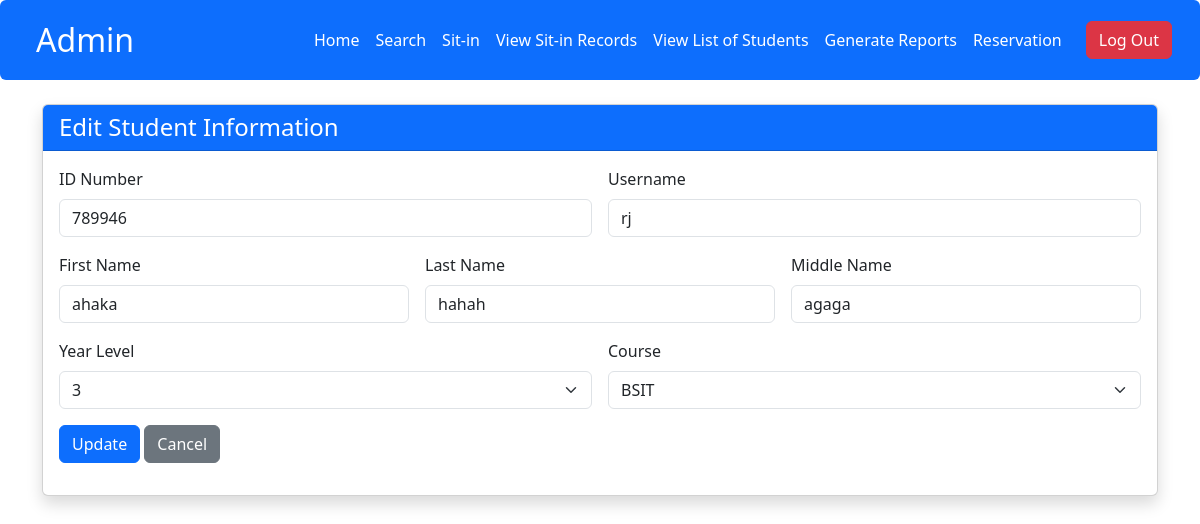
The app's page /admin/edit_student.php?id=789946, older data.
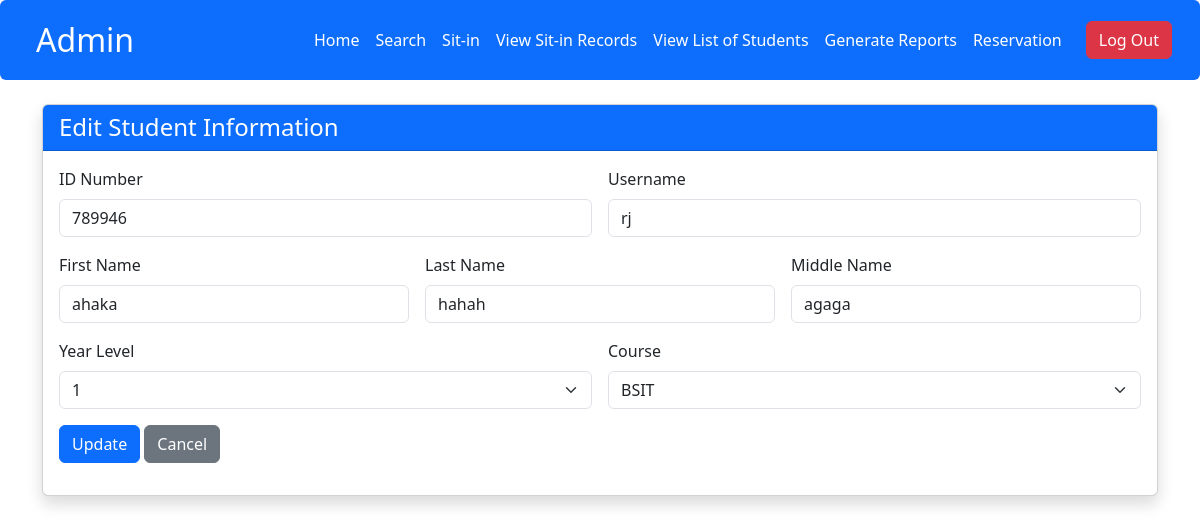
The same page, newer data.
### tables this page shows
CREATE TABLE `user` (
  `id` int(11) NOT NULL,
  `lname` varchar(50) DEFAULT NULL,
  `fname` varchar(50) DEFAULT NULL,
  `MName` varchar(50) DEFAULT NULL,
  `Course` varchar(50) DEFAULT NULL,
  `Level` varchar(10) DEFAULT NULL,
  `username` varchar(50) DEFAULT NULL,
  `password` varchar(255) NOT NULL,
  `image` varchar(255) DEFAULT NULL,
  `email` varchar(100) NOT NULL,
  `address` varchar(255) DEFAULT NULL,
  `role` enum('admin','user') NOT NULL DEFAULT 'user',
  `remaining_session` int(11) NOT NULL DEFAULT 30
);

### admin/edit_student.php (the view, shortened to what this page needs)
<?php
include('db.php');
include('admin_navbar.php');
$id = $_GET['id'];
$query = "SELECT * FROM user WHERE id = ?";
$stmt = mysqli_prepare($con, $query);
mysqli_stmt_bind_param($stmt, "s", $id);
mysqli_stmt_execute($stmt);
$result = mysqli_stmt_get_result($stmt);
$user = mysqli_fetch_assoc($result);
?>
<!DOCTYPE html>
<html lang="en">
<head>
    <link rel="stylesheet" href="https://cdn.jsdelivr.net/npm/bootstrap@5.3.0/dist/css/bootstrap.min.css">
</head>
<body>
    <div class="container mt-4">
        <div class="card shadow">
            <div class="card-header bg-primary text-white">
                <h4 class="mb-0">Edit Student Information</h4>
            </div>
            <div class="card-body">
                <form method="POST">
                    <div class="row g-3">
                        <div class="col-md-6">
                            <label class="form-label">ID Number</label>
                            <input type="text" value="<?= htmlspecialchars($user['id']) ?>" class="form-control" readonly>
                        </div>
                        <div class="col-md-6">
                            <label class="form-label">Username</label>
                            <input type="text" name="username" value="<?= htmlspecialchars($user['username']) ?>" class="form-control">
                        </div>
                        <div class="col-md-4">
                            <label class="form-label">First Name</label>
                            <input type="text" name="fname" value="<?= htmlspecialchars($user['fname']) ?>" class="form-control">
                        </div>
                        <div class="col-md-4">
                            <label class="form-label">Last Name</label>
                            <input type="text" name="lname" value="<?= htmlspecialchars($user['lname']) ?>" class="form-control">
                        </div>
                        <div class="col-md-4">
                            <label class="form-label">Middle Name</label>
                            <input type="text" name="mname" value="<?= htmlspecialchars($user['MName']) ?>" class="form-control">
                        </div>
                        <div class="col-md-6">
                            <label class="form-label">Year Level</label>
                            <select name="level" class="form-select">
                                <?php for($i = 1; $i <= 4; $i++): ?>
                                    <option value="<?= $i ?>" <?= $user['Level'] == $i ? 'selected' : '' ?>><?= $i ?></option>
                                <?php endfor; ?>
                            </select>
                        </div>
                        <div class="col-md-6">
                            <label class="form-label">Course</label>
                            <select name="course" class="form-select">
                                <?php
                                $courses = ['BSIT', 'BSCS', 'BSBS', 'BSCJ', 'BSCA', 'BSHM', 'BSCPE'];
                                foreach($courses as $c):
                                ?>
                                    <option value="<?= $c ?>" <?= $user['Course'] == $c ? 'selected' : '' ?>><?= $c ?></option>
                                <?php endforeach; ?>
                            </select>
                        </div>
                    </div>
                    <div class="mt-3">
                        <button type="submit" class="btn btn-primary">Update</button>
                        <a href="student_information.php" class="btn btn-secondary">Cancel</a>
                    </div>
                </form>
            </div>
        </div>
    </div>
</body>
</html>

Row changes from the older to the newer data that the page shows:
changed user "rj": level "3" → "1"
